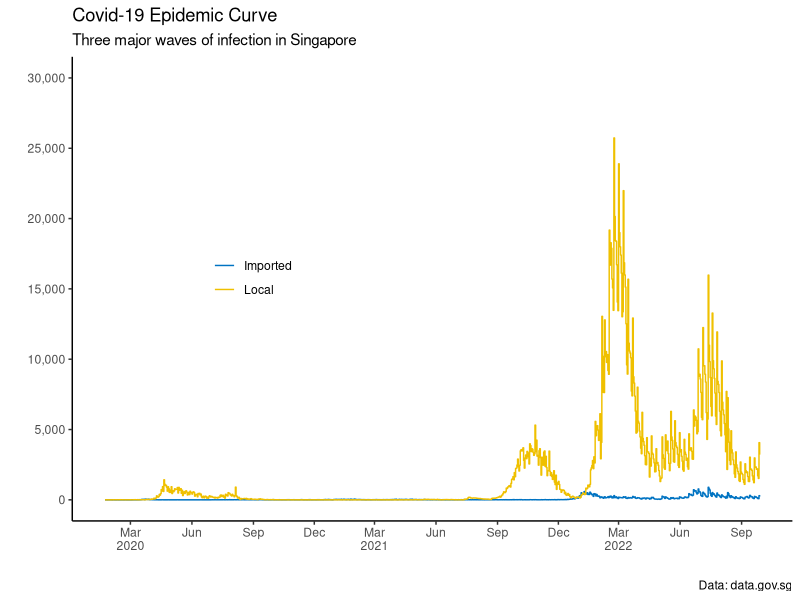
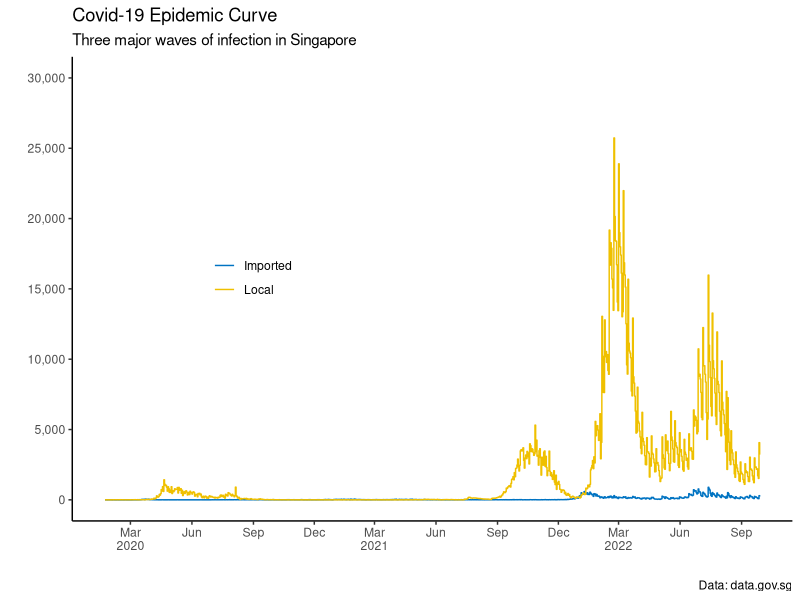

Here is the R script that generated these plots, in order:
# Setup
library(tidyverse)
library(scales)
library(glue)
library(ggsci)

# Load data
epidemic_curve <- read_csv("data/singapore/covid-19-case-numbers/epidemic-curve.csv")

# Visualize
epidemic_curve %>% 
  ggplot(aes(x = date, y = value, colour = type)) +
  geom_step() +
  scale_x_date(labels = label_date_short(),
               date_breaks = "3 months") +
  scale_y_continuous(labels = label_number(big.mark = ","),
                     limits = c(0, 30000),
                     breaks = seq(0, 30000, 5000)) +
  scale_colour_jco() +
  theme_classic() +
  theme(legend.position = c(0.25, 0.55)) +
  labs(x = "", y = "",
       colour = "",
       title = "Covid-19 Epidemic Curve",
       subtitle = "Three major waves of infection in Singapore",
       caption = "Data: data.gov.sg")

ggsave("figures/covid-epidemic-curve-sg.png", width = 8, height = 4.5)